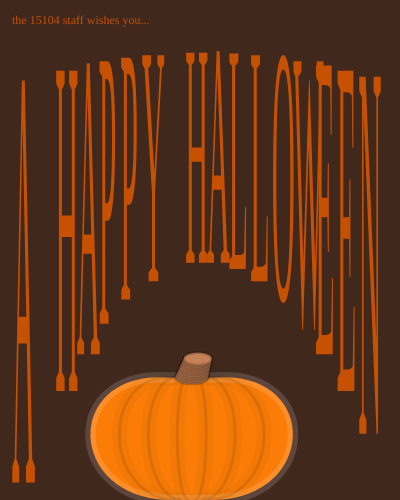
Frame 1 (no input)
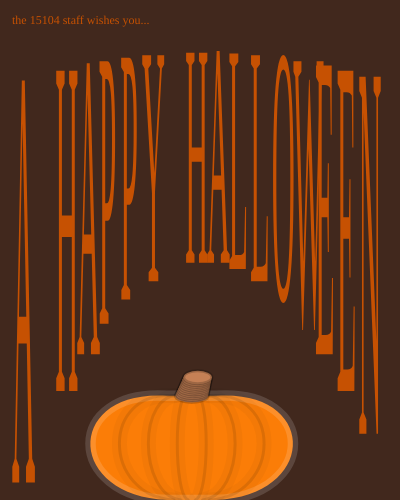
Frame 60 (no input)
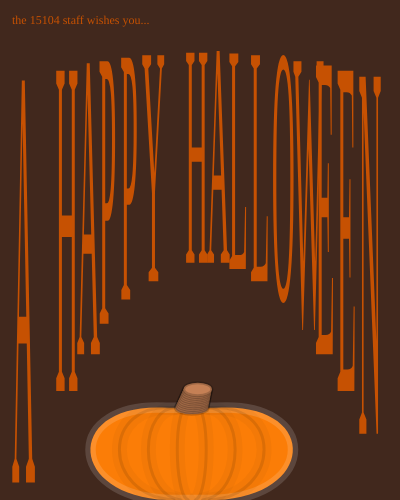
Frame 120 (the mouse pressed at the canvas centre since frame 60)

The p5.js sketch that drew these frames (run headless with seeded random() and noise() and a simulated clock; from frame 60 on, the mouse is pressed at the canvas centre):

// p5.js sketch
// ── sketch.js
var resize;
var pumpkin;
var pumpkinColor=[];
var xPosition, yPosition, marginXY;

var pumpkinWidth;
var pumpkinHeight;
var pumpkinWidthInit;
var pumpkinHeightInit;
var ctrlARadius;
var ctrlBRadius;
var ctrlAngleA;
var ctrlAngleB;
var tempColor;
var divs;
var sinParam = 0;
var sinStep = 0.1

function setup() {
  createCanvas(400, 500);
	
  xPosition=20;
  yPosition=20;
  marginXY=101;
  xPosition += (marginXY * 0.5);
  yPosition += (marginXY * 0.5);
  ///frameRate(4);
  resize=0.9125;
  rectMode(CENTER);
  background(65, 40, 29);
  pumpkinColor = [color("#FF7518"),color("#FB7D07"), color("#C65102"), color("#E26238"), color("#ff9300"), color("#FF4500")];
	divs = int(random(4, 9));
	
	pumpkinWidth = random(15, 30) * resize;
	pumpkinWidthInit = pumpkinWidth;
  pumpkinHeight = pumpkinWidth * 3.25 * resize;
	pumpkinHeightInit = pumpkinHeight;
  ctrlARadius = random(15, 45) * resize;
  ctrlBRadius = random(25, 60) * resize;
  ctrlAngleA = radians(random(-6, 6));
  ctrlAngleB = radians(random(-6, 6));
	tempColor = int(random(pumpkinColor.length));

  textFont('Georgia');
}

function draw() {
  // drawPumpkin(xPosition + marginXY, yPosition + marginXY);
  // calculateNextPlacement();
	background(65, 40, 29);
  var smallText = 12;
  fill("#C65102");
  textSize(smallText);
  text('the 15104 staff wishes you...', smallText, smallText*2);

  var bigText = 32;
  var mainText = 'A HAPPY HALLOWEEN';
  var letterScale = 10;
  textSize(bigText);

  // noLoop();
  var biggestLetterH = ((1/2)*((1/2)*0 - (mainText.length/4))*((1/2)*0 - (mainText.length/4)));
  push();
  translate(0, -250);
  rectMode(CORNER);
  textAlign(LEFT, TOP);

  for (var i = 0; i < mainText.length; i++){
    letterScale = (1/2)*((1/2)*i - (mainText.length/4))*((1/2)*i - (mainText.length/4)) + 10;
    print(letterScale);

    push();
    translate(smallText + 0.92*(i * width / mainText.length), bigText*8 + smallText);
    //translate(0, -(biggestLetterH-letterScale*bigText));
    scale(1, letterScale);
    //translate(0, bigText * letterScale);
    //rect(0, 0, width / mainText.length, biggestLetterH);
    text(mainText[i], 0, 0);
    pop();
  }
  rectMode(CENTER);
  pop();

  // push();
  // translate(width/2, height/2);
  // scale(1, 14);
  // text(mainText[0], 0, 0);
  // pop();



	pumpkinHeight = pumpkinHeightInit/3 * sin(sinParam) + pumpkinHeightInit/1.2;
	// pumpkinWidth = 1 * sin(sinParam) + pumpkinWidthInit/1.2;
	sinParam += sinStep;
	
	push();
	translate(0, height/2);
	push();
	translate(0, -pumpkinHeight);
	drawPumpkin(width/2 - pumpkinWidth/2, height/2 + pumpkinHeight, pumpkinWidth, pumpkinHeight, ctrlARadius, ctrlBRadius, ctrlAngleA, ctrlAngleB, tempColor);
	// line(0, height/2 + pumpkinHeight/2, width, height/2 + pumpkinHeight/2)
	// line(0, height/2, width, height/2)
	pop();
	pop();
}

function calculateNextPlacement() {
  var spacingX = marginXY * resize;
  var spacingY = marginXY * resize;
  xPosition = xPosition + spacingX;
  if (xPosition + (spacingX * 1.5) + marginXY >= width) {
    xPosition = 20 + (marginXY * 0.5);
    yPosition = yPosition + spacingY;
    if (yPosition + spacingY + marginXY > height) {
      xPosition=20;
      yPosition=20;
      xPosition+=(marginXY * 0.5);
      yPosition+=(marginXY * 0.5);
 		background(64,40,30);
    }
  }
}

function drawPumpkin(x, y, pumpkinWidth, pumpkinHeight, ctrlARadius, ctrlBRadius, ctrlAngleA, ctrlAngleB, tempcolor){
	push();
	
  stroke(255,36);
  strokeWeight(3.5);
  fill(pumpkinColor[tempcolor]);
  translate(x, y);
	scale(3);

  // multiply by -0.5 to move to left / move up
  // multiply by 0.5 to scale the right / down accordingly
  var adjustLA = -0.5;
  var adjustRB = 0.5;
  var xALeft = pumpkinWidth * adjustLA;
  var yALeft = pumpkinHeight * adjustLA;

  var xBLeft = pumpkinWidth * adjustLA;
  var yBLeft = pumpkinHeight * adjustRB;

  var xARight = pumpkinWidth * adjustRB;
  var yARight = pumpkinHeight * adjustLA;

  var xBRight = pumpkinWidth * adjustRB;
  var yBRight = pumpkinHeight * adjustRB;

  var ctrlXALeft = xALeft + cos(ctrlAngleA-PI) * ctrlARadius;
  var ctrlYALeft = yALeft + sin(ctrlAngleA-PI) * ctrlARadius;

  var ctrlXBLeft = xBLeft + cos(-ctrlAngleB-PI) * ctrlBRadius;
  var ctrlYBLeft = yBLeft + sin(-ctrlAngleB-PI) * ctrlBRadius;

  var ctrlXARight = xARight + cos(-ctrlAngleA) * ctrlARadius;
  var ctrlYARight = yARight + sin(-ctrlAngleA) * ctrlARadius;

  var ctrlXBRight = xBRight + cos(ctrlAngleB) * ctrlBRadius;
  var ctrlYBRight = yBRight + sin(ctrlAngleB) * ctrlBRadius;

  // put things on a level surface
  translate(0, -pumpkinHeight * 0.5);
	
  beginShape();
  // start from left top
  vertex(xALeft, yALeft);
  bezierVertex( ctrlXALeft, ctrlYALeft, ctrlXBLeft, ctrlYBLeft, xBLeft, yBLeft);
  // end on left bottom
  // and back around...
  // pick up from right bottom
  vertex( xBRight, yBRight);
  bezierVertex( ctrlXBRight, ctrlYBRight, ctrlXARight, ctrlYARight, xARight, yARight);
  // end on right top
  endShape(CLOSE);

  // draw interior contours
  noFill();


	// lerps from right to left,
	// adding vertical divisions evenly
	// as it goes.
  for (var i = 1; i < divs; i++) {
    var pct = float(i)/divs;
    var topX = lerp(xARight, xALeft, pct);
    var botX = lerp(xBRight, xBLeft, pct);
    var ctlX1 = lerp(ctrlXARight, ctrlXALeft, pct);
    var ctlY1 = lerp(ctrlYARight, ctrlYALeft, pct);
    var ctlX2 = lerp(ctrlXBRight, ctrlXBLeft, pct);
    var ctlY2 = lerp(ctrlYBRight, ctrlYBLeft, pct);
		  stroke(20, 8);
 		  strokeWeight(5);
    bezier(topX, yALeft, ctlX1, ctlY1, ctlX2, ctlY2, botX, yBLeft);
		  stroke(0, 25);
  	  strokeWeight(1);
	  bezier(topX, yALeft, ctlX1, ctlY1, ctlX2, ctlY2, botX, yBLeft);
  }

	// run the stem drawing routine...
  stem(0, -pumpkinHeight * 0.5);
  pop();
	
}

// these values are just "what worked well"
// at the time.
function stem(rootX, rootY) {
  noStroke();
	fill("#C58055");
	stroke(0,50);
  var stemLength = 11;
  var stemWide = 12*resize;
  var stemTall = stemWide * 0.4;
  push();
  translate(rootX, rootY); 
  for (var i=0; i<stemLength; i++) {
    var stemDir = 0.6;
    stemDir = stemDir * 180;
    stemDir = stemDir + 180;
    stemDir = radians(stemDir);
    ellipse(0, 0, stemWide, stemTall);
    rotate(stemDir);
    translate(0.65, 0);
    rotate(-stemDir);
    stemWide = stemWide * 0.985;
  }
  pop();
}
